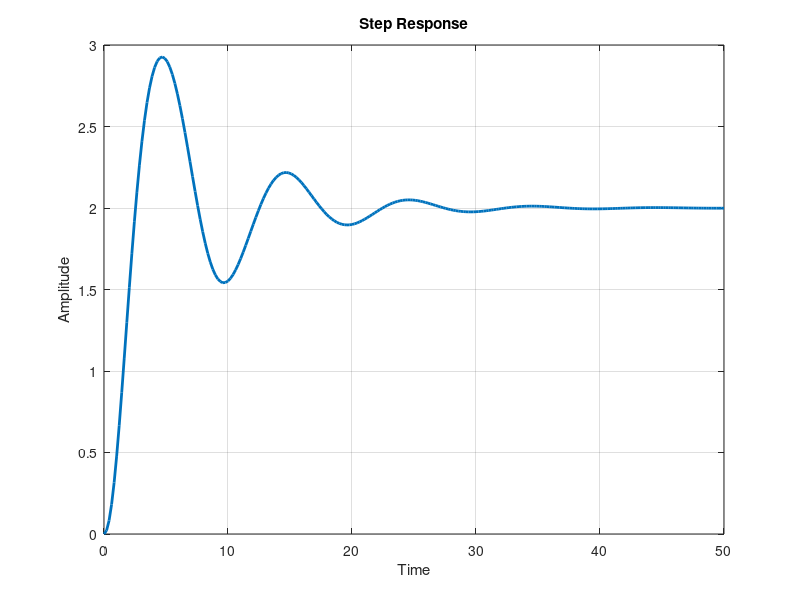
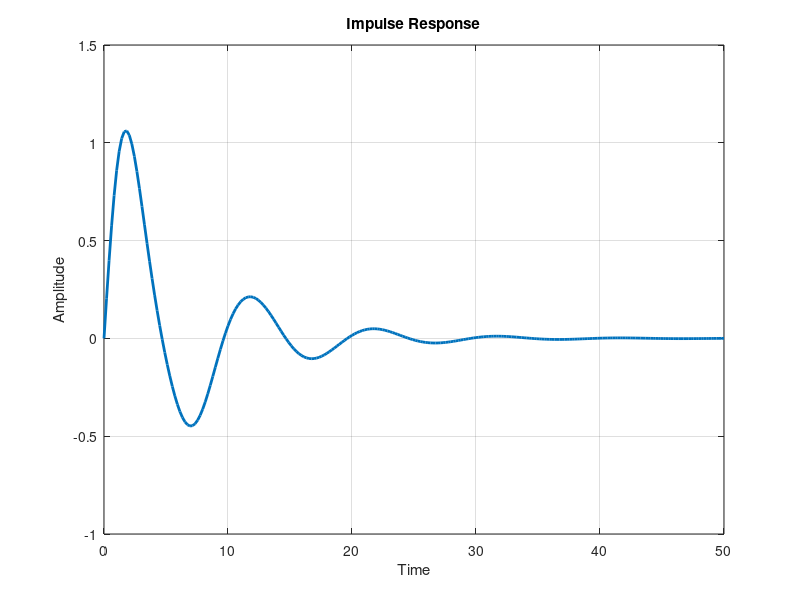
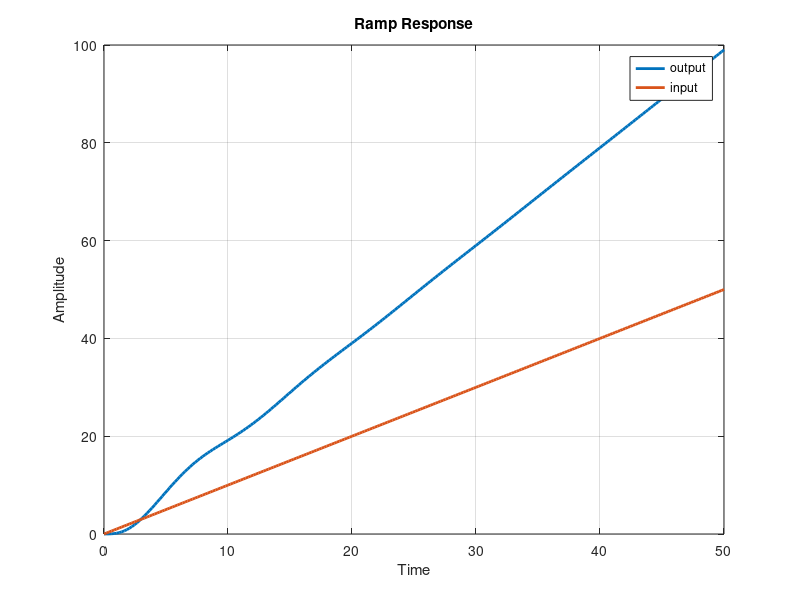
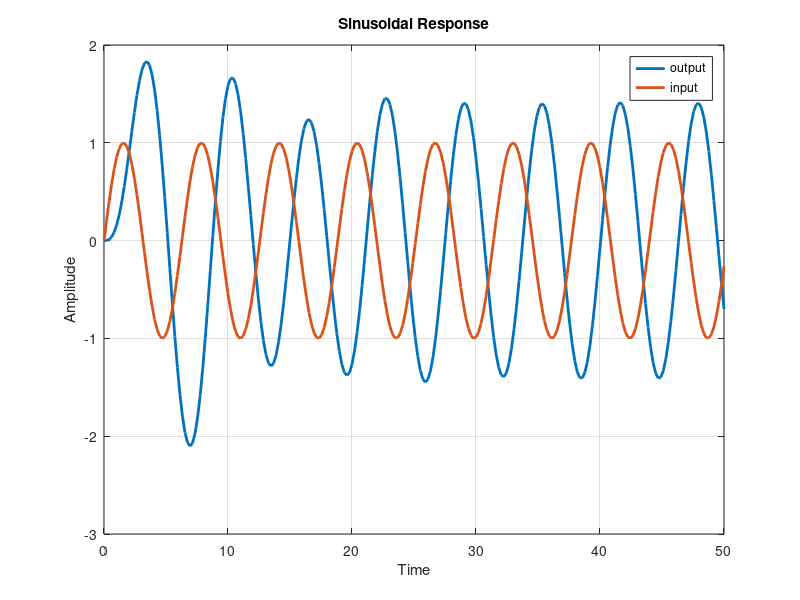

The MATLAB script that drew these images, in order:
clc
clear
close all

system_tf = tf([1 1 2], [1 1 3 1 1]);
time_span = 0:0.001:10;

[step_response, time] = step(system_tf);
plot(time, step_response, 'linewidth', 2), grid on;
title('Step Response');
xlabel('Time');
ylabel('Amplitude');

figure();

[impulse_response, time] = impulse(system_tf);
plot(time, impulse_response, 'linewidth', 2), grid on;
title('Impulse Response');
xlabel('Time');
ylabel('Amplitude');

figure();

ramp_input = time;
[response_ramp, time] = lsim(system_tf, ramp_input, time);
plot(time, response_ramp, 'linewidth', 2), grid on;
hold on;
plot(time, ramp_input, 'linewidth', 2), grid on;
legend('output', 'input');
title('Ramp Response');
xlabel('Time');
ylabel('Amplitude');

figure();

sinusoidal_input = sin(time);
[response_sinusoidal, time] = lsim(system_tf, sinusoidal_input, time);
plot(time, response_sinusoidal, 'linewidth', 2), grid on;
hold on;
plot(time, sinusoidal_input, 'linewidth', 2), grid on;
legend('output', 'input');
title('Sinusoidal Response');
xlabel('Time');
ylabel('Amplitude');

figure();

parabolic_input = time.^2/2;
[response_parabolic, time] = lsim(system_tf, parabolic_input, time);
plot(time, response_parabolic, 'linewidth', 2), grid on;
hold on;
plot(time, parabolic_input, 'linewidth', 2), grid on;
legend('output', 'input');
title('Parabolic Response');
xlabel('Time');
ylabel('Amplitude');
